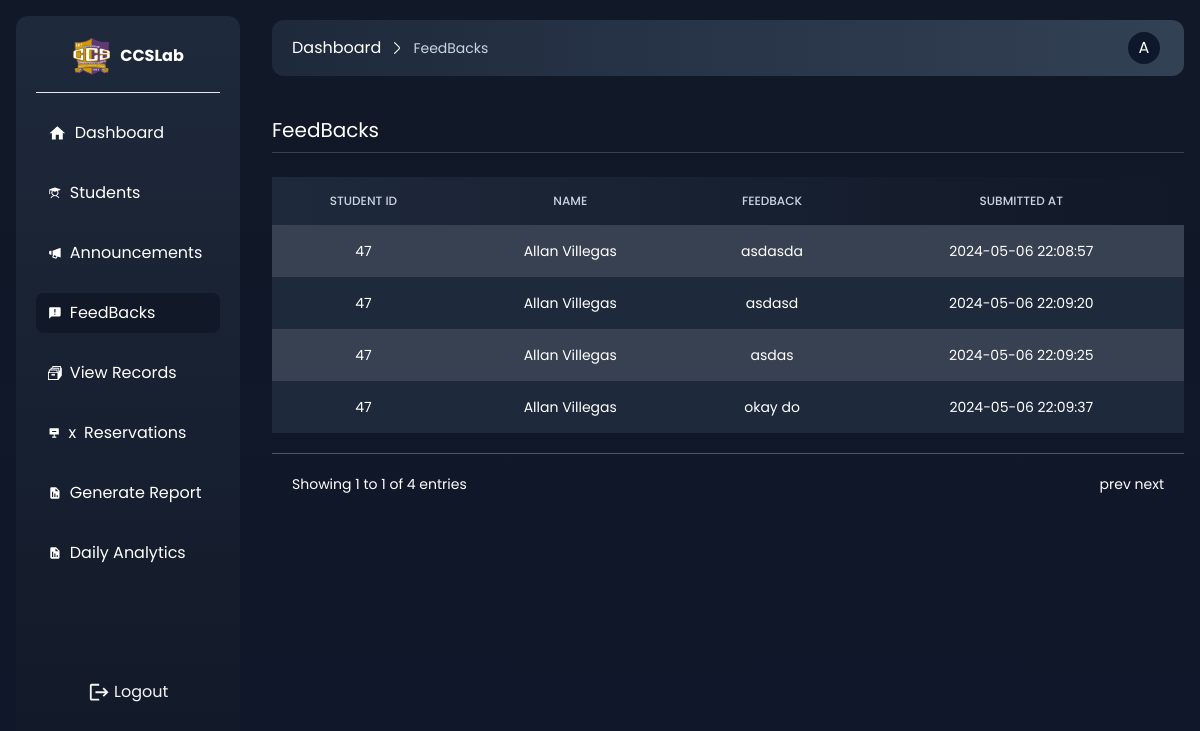
The page /admin/feedback.php (signed in) on the database as committed earlier.
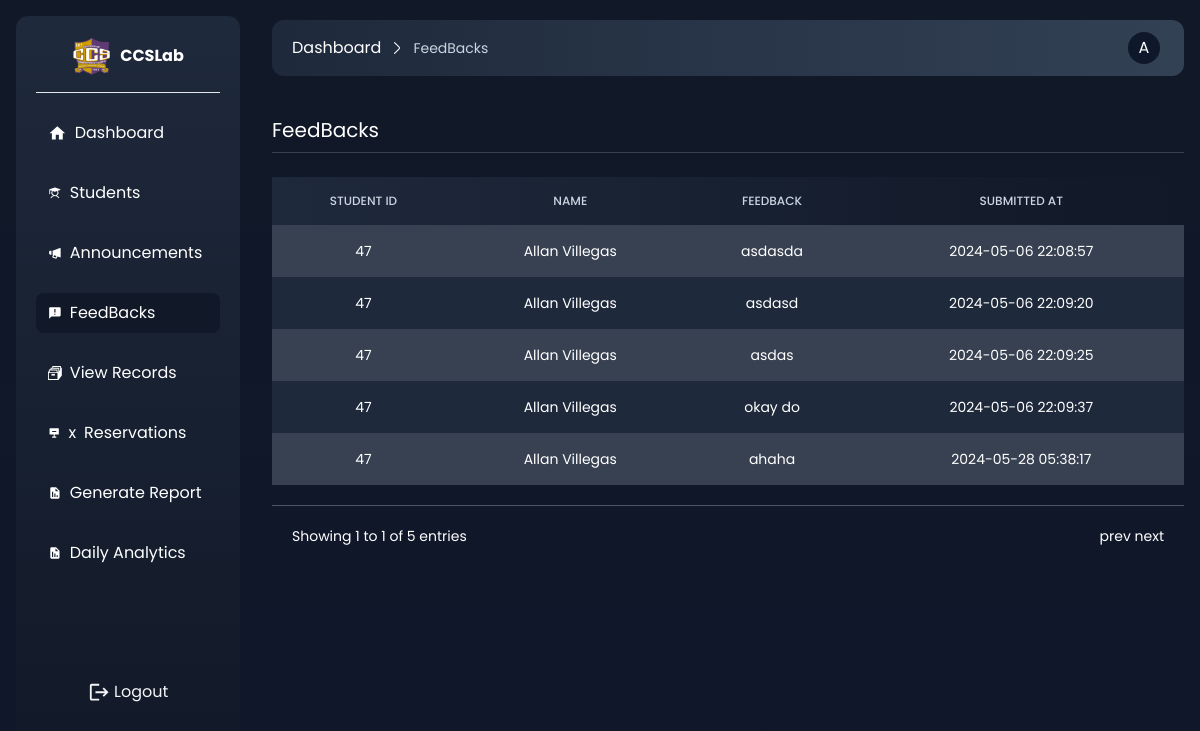
The same page on the database as committed later.
### tables this page shows
CREATE TABLE `feedback` (
  `id` int(11) NOT NULL,
  `user_id` int(11) NOT NULL,
  `content` varchar(254) NOT NULL,
  `date_created` datetime NOT NULL DEFAULT current_timestamp(),
  `resolved` int(11) NOT NULL DEFAULT 0
);

CREATE TABLE `students` (
  `id` int(80) NOT NULL,
  `email` varchar(255) NOT NULL,
  `password` varchar(255) NOT NULL,
  `first_name` varchar(255) NOT NULL,
  `last_name` varchar(255) NOT NULL,
  `id_no` int(255) NOT NULL,
  `course` varchar(255) NOT NULL,
  `year` varchar(80) NOT NULL,
  `no_sessions` int(11) NOT NULL DEFAULT 30,
  `active` int(60) NOT NULL DEFAULT 0,
  `created_at` datetime NOT NULL DEFAULT current_timestamp(),
  `updated_at` datetime NOT NULL DEFAULT current_timestamp()
);

### admin/functions.php (called while the page is built, shortened)
<?php
function get_feedbacks($connect)
{
    $sentence = $connect->prepare("SELECT * FROM feedback INNER JOIN students ON students.id = feedback.user_id");
    $sentence->execute();
    return $sentence->fetchAll(PDO::FETCH_ASSOC);
}

### admin/views/feedback.view.php (the view, shortened to what this page needs)
<div class="mt-10 flex flex-col relative gap-6">
    <div class="border-b pb-2 border-gray-700">
        <h1 class="text-xl"><?php echo $page_title;?></h1>
    </div>
    <div class="overflow-x-auto">
            <table class="w-full text-sm text-left rtl:text-right text-gray-500 dark:text-gray-400 ">
                <thead class="text-xs bg-gradient-to-l to-slate-800 from-gray-900 uppercase ">
                    <tr>
                        <th class="border px-4 py-4 font-medium border-none text-slate-300 text-center font-bold">STUDENT ID</th>
                        <th class="border px-4 py-4 font-medium border-none text-slate-300 text-center font-bold">NAME</th>
                        <th class="border px-4 py-4 font-medium border-none text-slate-300 text-center">FEEDBACk</th>
                        <th class="border px-4 py-4 font-medium border-none text-slate-300 text-center">SUBMITTED AT</th>
                    </tr>
                </thead>
                <tbody id="tbody" class="relative">
                    <?php foreach($feedbacks as $feedback) : ?>
                    <tr class="odd:bg-gray-700 bg-slate-800">
                            <td class="border px-4 py-4 border-none text-center text-xs md:text-sm text-white"><?php echo $feedback['user_id'];?></td>
                            <td class="border px-4 py-4 border-none text-center text-xs md:text-sm text-white"><?php echo $feedback['first_name'];?> <?php echo $feedback['last_name'];?></td>
                            <td class="border px-4 py-4 border-none text-center text-xs md:text-sm text-white"><?php echo $feedback['content'];?></td>
                            <td class="border px-4 py-4 border-none text-center text-xs md:text-sm text-white"><?php echo $feedback['date_created'];?></td>
                    </tr>
                    <?php endforeach; ?>
                </tbody>
            </table>
            <div class="p-5 flex justify-between text-sm mt-5 border-t border-gray-600">
                <div>
                    Showing 1 to 1 of <?php echo count($feedbacks); ?> entries
                </div>
                <div>
                    prev next
                </div>
            </div>
        </div>
</div>

Rows that differ between the two databases and show on the page:
added feedback: user "47", user.first_name "Allan", user.last_name "Villegas", content "ahaha", date_created "2024-05-28 05:38:17"
Other text that changed with them:
count($feedbacks): "4" → "5"
